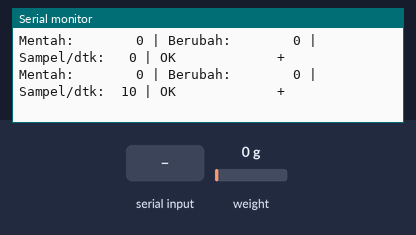
A sketch run on a simulated Arduino Uno, built with avr-gcc and run on an emulated ATmega328P. Parts: the last lines printed to the serial monitor. Inputs (shaded band) come from the test bench; at power-on: weight on the scale 0 g.

Above: at 3.7 s.
3.8 s: weight on the scale set to 100 g
At 4.07 s:
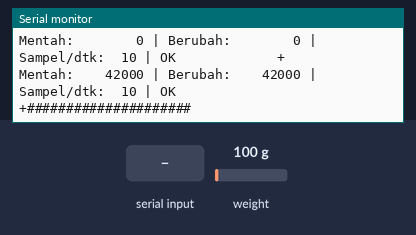
5.8 s: "z" received over Serial
At 8.11 s:
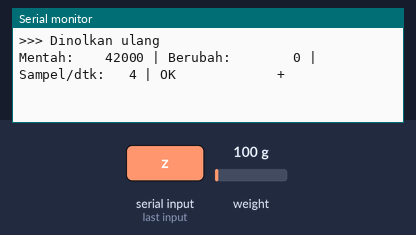
8.8 s: weight on the scale set to 1250 g
At 9.11 s:
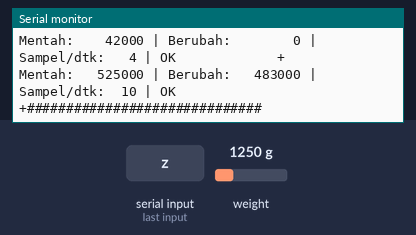
10.8 s: "Z" received over Serial
At 13.15 s:
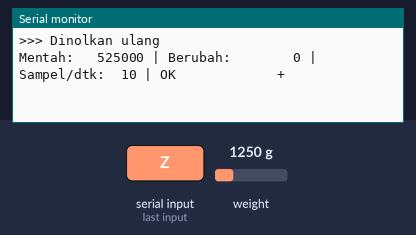
13.8 s: weight on the scale set to 2500 g
At 13.96 s:
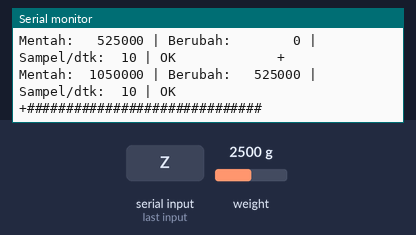
15.7 s: weight on the scale set to 3750 g
At 16.0 s:
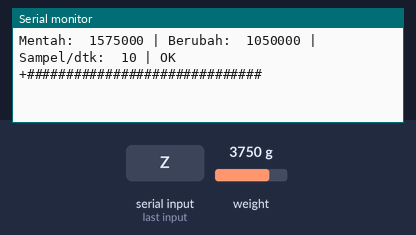

Measured:
- after the input at 3.8 s, the serial monitor: prints a new line after 0.12 s (image 1)
- after the input at 5.8 s, the serial monitor: prints a new line after 2.1 s (image 2)
- after the input at 8.8 s, the serial monitor: prints a new line after 0.16 s (image 3)
- after the input at 10.8 s, the serial monitor: prints a new line after 2.2 s (image 4)
- after the input at 13.8 s, the serial monitor: prints a new line at once (image 5)
- after the input at 15.7 s, the serial monitor: prints a new line after 0.14 s (image 6)

The sketch:

tes_realtime.ino
```cpp
// TES REAL-TIME: lihat bacaan load cell dengan rapi
// Sambungan: HX711 DT -> D3, SCK -> D2, VCC -> 5V, GND -> GND
// Kecepatan Serial: 115200 baud.
// MODE 1 = teks rapi di Serial Monitor, MODE 2 = grafik di Serial Plotter.
// Ketik z lalu Enter (Serial Monitor) untuk menolkan ulang, load cell jangan disentuh.

#include "HX711.h"

const int PIN_DT  = 3;
const int PIN_SCK = 2;

const int   MODE = 1;               // 1 = teks rapi, 2 = grafik
const float ANGKA_PER_NEWTON = 0;   // isi dari hasil Tes 2 kalau sudah kalibrasi (0 = belum)
const long  SKALA_BAR = 2000;       // 1 tanda # = sekian angka mentah
const long  BATAS_MENTOK = 8388000; // mendekati batas HX711 (8388607)

HX711 scale;
long titikNol = 0;
long mentahTerakhir = 0;
int  sampelDetikIni = 0;
int  sampelPerDetik = 0;
bool adaData = false;
unsigned long waktuDetik = 0;
unsigned long waktuCetak = 0;

// cetak angka rata kanan supaya kolomnya lurus
void cetakRata(long nilai, int lebar) {
  char buf[12];
  ltoa(nilai, buf, 10);
  for (int i = strlen(buf); i < lebar; i++) Serial.print(' ');
  Serial.print(buf);
}

// rata-rata n bacaan; kembali 0 kalau HX711 tidak menjawab
long rataRata(int n) {
  long total = 0;
  for (int i = 0; i < n; i++) {
    unsigned long t = millis();
    while (!scale.is_ready()) {
      if (millis() - t > 500) return 0;
    }
    total += scale.read();
  }
  return total / n;
}

void cetakBaris() {
  long perubahan = mentahTerakhir - titikNol;

  Serial.print(F("Mentah:"));       cetakRata(mentahTerakhir, 9);
  Serial.print(F(" | Berubah:"));   cetakRata(perubahan, 9);
  if (ANGKA_PER_NEWTON != 0) {
    Serial.print(F(" | Gaya: "));
    Serial.print(perubahan / ANGKA_PER_NEWTON, 1);
    Serial.print(F(" N"));
  }
  Serial.print(F(" | Sampel/dtk:")); cetakRata(sampelPerDetik, 4);
  Serial.print(F(" | "));

  if (!adaData)                             Serial.print(F("TIDAK ADA DATA "));
  else if (sampelPerDetik > 100)            Serial.print(F("CEK KABEL DT   "));
  else if (mentahTerakhir >= BATAS_MENTOK)  Serial.print(F("MENTOK ATAS    "));
  else if (mentahTerakhir <= -BATAS_MENTOK) Serial.print(F("MENTOK BAWAH   "));
  else                                      Serial.print(F("OK             "));

  // bar sederhana: makin panjang = makin besar perubahan
  long kotak = labs(perubahan) / SKALA_BAR;
  if (kotak > 30) kotak = 30;
  Serial.print(perubahan < 0 ? '-' : '+');
  for (long i = 0; i < kotak; i++) Serial.print('#');
  Serial.println();
}

void setup() {
  Serial.begin(115200);
  scale.begin(PIN_DT, PIN_SCK);
  delay(500);
  if (MODE == 1) {
    Serial.println(F("=== TES REAL-TIME LOAD CELL ==="));
    Serial.println(F("Jangan sentuh load cell. Mengukur titik nol..."));
  }
  titikNol = rataRata(20);
  if (MODE == 1) {
    Serial.print(F("Titik nol = "));
    Serial.println(titikNol);
    Serial.println(F("Ketik z + Enter untuk menolkan ulang."));
    Serial.println(F("--------------------------------------------------------------------------"));
  }
  waktuDetik = millis();
  waktuCetak = millis();
}

void loop() {
  // perintah: z = nolkan ulang
  if (Serial.available() > 0) {
    char c = Serial.read();
    if (c == 'z' || c == 'Z') {
      titikNol = rataRata(20);
      if (MODE == 1) Serial.println(F(">>> Dinolkan ulang"));
    }
  }

  // baca HX711 setiap kali ada data baru
  if (scale.is_ready()) {
    mentahTerakhir = scale.read();
    adaData = true;
    sampelDetikIni++;
    if (MODE == 2) {
      long perubahan = mentahTerakhir - titikNol;
      Serial.print(F("Nol:0,"));
      if (ANGKA_PER_NEWTON != 0) {
        Serial.print(F("Gaya_N:"));
        Serial.println(perubahan / ANGKA_PER_NEWTON, 2);
      } else {
        Serial.print(F("Berubah:"));
        Serial.println(perubahan);
      }
    }
  }

  // hitung sampel per detik
  if (millis() - waktuDetik >= 1000) {
    sampelPerDetik = sampelDetikIni;
    sampelDetikIni = 0;
    waktuDetik = millis();
    if (sampelPerDetik == 0) adaData = false;
  }

  // tampilkan satu baris rapi 5x per detik
  if (MODE == 1 && millis() - waktuCetak >= 200) {
    waktuCetak = millis();
    cetakBaris();
  }
}
```
